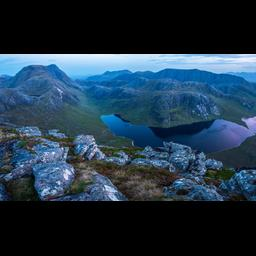
#> input picture landscape/1374.jpg, 256 x 256 px; its folder holds only this picture in this run
$ jupyter execute --allow-errors landscape_ds_prep.ipynb
#> lines starting #> are read from the running program, lines starting #| are printed output that depends on the picture
[cell 1]
import cv2
import matplotlib.pyplot as plt
import numpy as np
import os
os.makedirs('landscape_2', exist_ok=True)

[cell 2]
canvas = np.zeros((256, 256*2, 3), dtype=np.uint8)
for file in os.listdir("landscape"):
    if file == ".DS_Store" or file == "df.csv": continue
    target = plt.imread(f"landscape/{file}")
#> target is the input picture: shape (256, 256, 3); mean R, G, B 33.9, 54.7, 71.9
    X = cv2.resize(target, (128, 128))
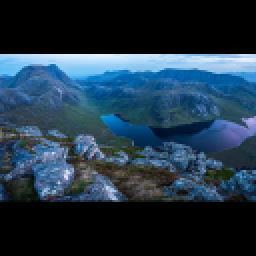
#> X: shape (128, 128, 3) (shown 2 times larger); mean R, G, B 34, 54.8, 72
    X = cv2.resize(X, (256, 256))
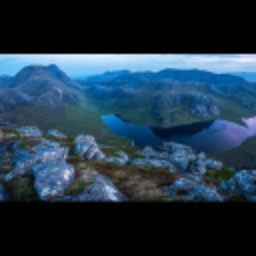
#> X: shape (256, 256, 3); mean R, G, B 34, 54.7, 72
    canvas[:, :256, :] = X
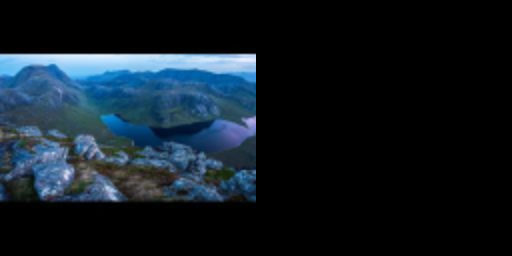
#> canvas: shape (256, 512, 3); mean R, G, B 17, 27.4, 36
    canvas[:, 256:, :] = target
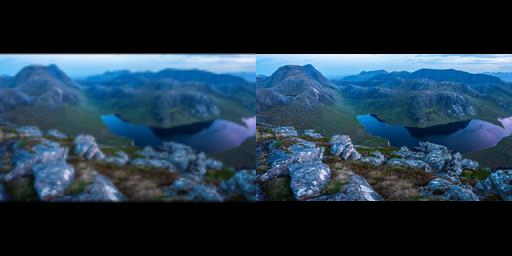
#> canvas: shape (256, 512, 3); mean R, G, B 34, 54.7, 72
    plt.axis('off')
    plt.imsave(f"landscape_2/{file}", canvas)

[cell 3]
plt.imshow(canvas)

#> (a cell that did not finish here is left out)

[cell 5]
var1 = ["hello", "hello2", "hello3"]
var2 = ["hell4", "hello5", "hello6"]
var3 = ["hello7", "hello8", "hello9"]
for idx, values in enumerate(zip(var1, var2, var3)):
    z_dict = {f"z{i+1}": z for i, z in enumerate(values[1:])}
    print(z_dict)

[cell 6]
for idx, values in enumerate(zip(var1, var2, var3)):
    print(values)

$ run again, on landscape/1761.jpg
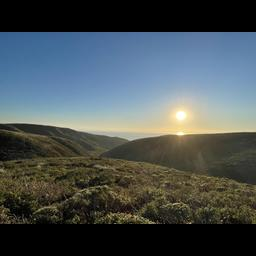
#> input picture landscape/1761.jpg, 256 x 256 px
#> target is the input picture: shape (256, 256, 3); mean R, G, B 73.2, 81.6, 83.5
#> `canvas[:, :256, :] = X`:
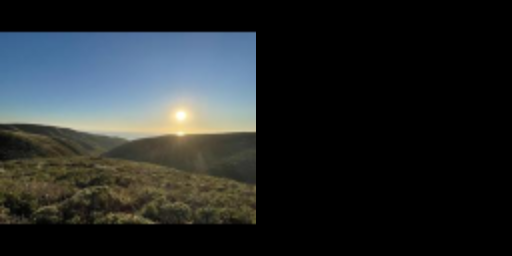
#> canvas: shape (256, 512, 3); mean R, G, B 36.6, 40.9, 41.8
#> `canvas[:, 256:, :] = target`:
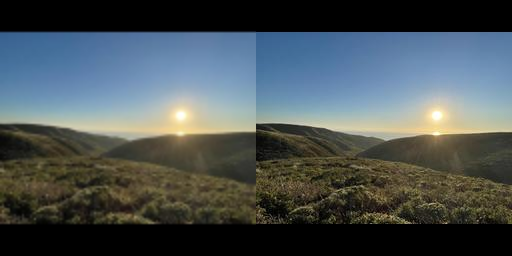
#> canvas: shape (256, 512, 3); mean R, G, B 73.2, 81.7, 83.5

$ run again, on landscape/1779.jpg
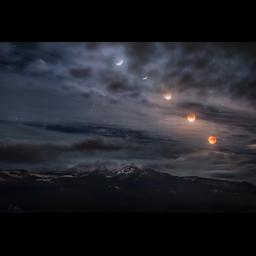
#> input picture landscape/1779.jpg, 256 x 256 px
#> target is the input picture: shape (256, 256, 3); mean R, G, B 34.8, 35.7, 41.8
#> `canvas[:, :256, :] = X`:
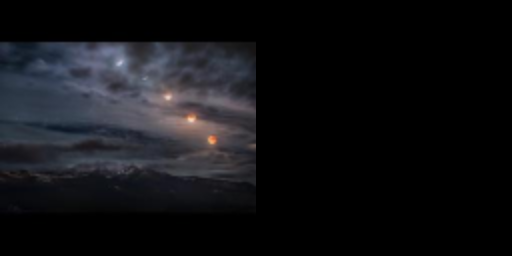
#> canvas: shape (256, 512, 3); mean R, G, B 17.5, 17.9, 20.9
#> `canvas[:, 256:, :] = target`:
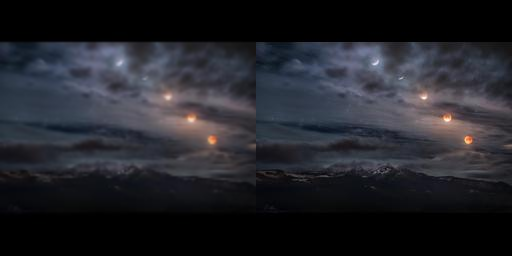
#> canvas: shape (256, 512, 3); mean R, G, B 34.9, 35.7, 41.8

$ run again, on landscape/1891.jpg
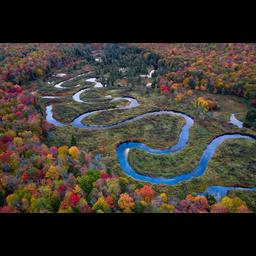
#> input picture landscape/1891.jpg, 256 x 256 px
#> target is the input picture: shape (256, 256, 3); mean R, G, B 57.3, 52.9, 46.9
#> `canvas[:, :256, :] = X`:
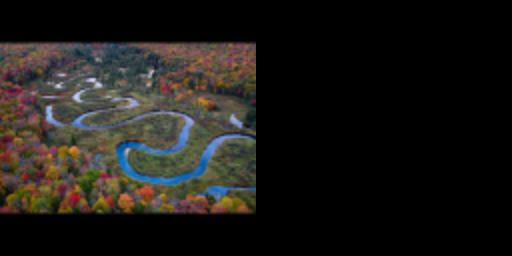
#> canvas: shape (256, 512, 3); mean R, G, B 28.7, 26.5, 23.5
#> `canvas[:, 256:, :] = target`:
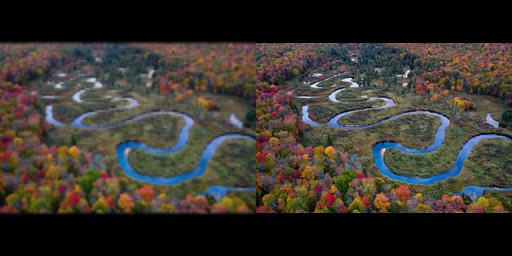
#> canvas: shape (256, 512, 3); mean R, G, B 57.4, 52.9, 46.9

$ run again, on landscape/1524.jpg
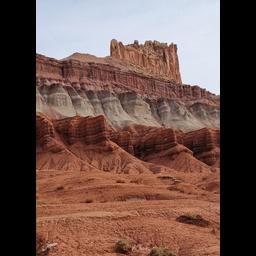
#> input picture landscape/1524.jpg, 256 x 256 px
#> target is the input picture: shape (256, 256, 3); mean R, G, B 109.2, 83.5, 76.8
#> `canvas[:, 256:, :] = target`:
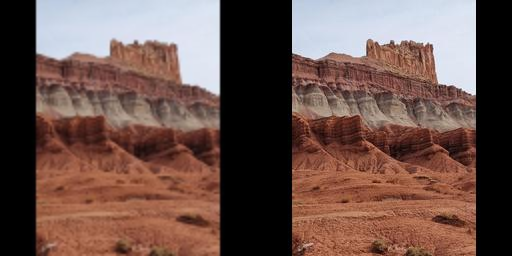
#> canvas: shape (256, 512, 3); mean R, G, B 109.3, 83.6, 76.8
